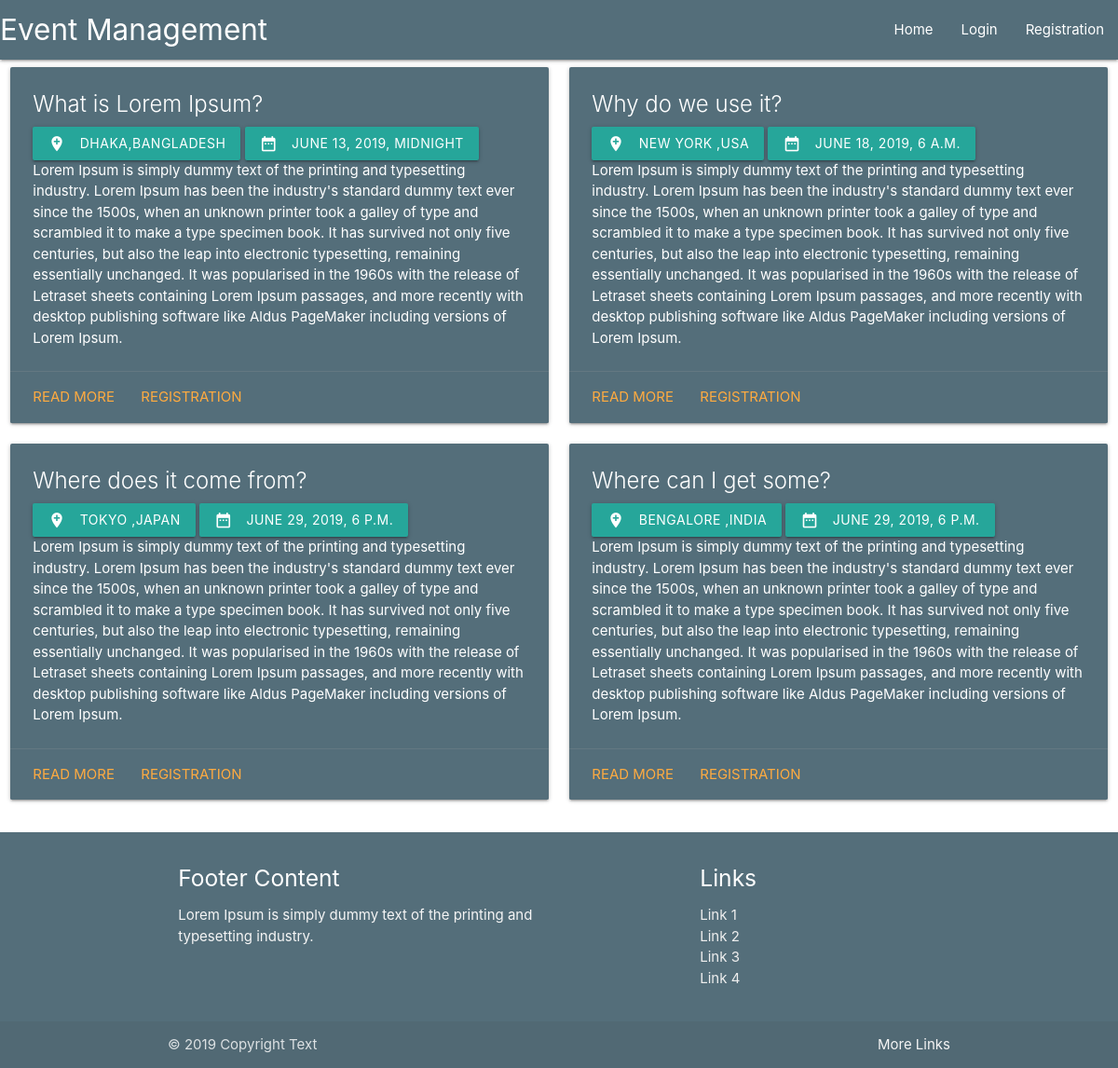
The page / on the database its author committed.
### events/models.py (models this page shows, shortened)
class Events(models.Model):
    event_title = models.CharField(max_length=250)
    event_date = models.DateTimeField('event date',default=datetime.now)
    event_location = models.CharField(max_length=250)
    event_description = models.TextField()

### events/views.py (the view)
# urls.py: path("", views.homepage, name="homepage"),
def homepage(request):
    return render(request=request,template_name="event/home.html",context={"events":Events.objects.all})

### events/templates/event/home.html
{% extends 'event/header.html' %}
{% block content %}
    <div class="row">
        {% for ev in events  %}
            <div class="col s12 m6 l6">
                <div class="card blue-grey darken-1">
                <div class="card-content white-text">
                    <span class="card-title">{{ev.event_title}}</span>
                    <a class="waves-effect waves-light btn"><i class="material-icons left">add_location</i>{{ev.event_location}}</a>
                    <a class="waves-effect waves-light btn"><i class="material-icons left">date_range</i>{{ev.event_date}}</a>
                    <p> {{ev.event_description | safe}} </p>
                </div>
                <div class="card-action">
                    <a href="#">Read More</a>
                    <a href="#">Registration</a>
                </div>
                </div>
            </div>
        {% endfor %}
    </div>
{% endblock  %}

### events/templates/event/header.html (shortened to what this page needs)
<head>
    <link rel="stylesheet" href="https://cdnjs.cloudflare.com/ajax/libs/materialize/1.0.0/css/materialize.min.css">
</head>
<body>
    <nav>
        <div style="background-color:#546E7A" class="nav-wrapper">
        <a href="/" class="brand-logo">Event Management</a>
        <ul id="nav-mobile" class="right hide-on-med-and-down">
            <li><a href="/">Home</a></li>
            <li><a href="login.html/">Login</a></li>
            <li><a href="registration.html">Registration</a></li>
        </ul>
        </div>
    </nav>
    {% block content %}
    {% endblock  %}
    <footer style="background-color:#546E7A" class="page-footer">
        <div class="container">
            <div class="row">
                <div class="col l6 s12">
                <h5 class="white-text">Footer Content</h5>
                <p class="grey-text text-lighten-4">Lorem Ipsum is simply dummy text of the printing and typesetting industry.</p>
                </div>
                <div class="col l4 offset-l2 s12">
                <h5 class="white-text">Links</h5>
                <ul>
                    <li><a class="grey-text text-lighten-3" href="#!">Link 1</a></li>
                    <li><a class="grey-text text-lighten-3" href="#!">Link 2</a></li>
                    <li><a class="grey-text text-lighten-3" href="#!">Link 3</a></li>
                    <li><a class="grey-text text-lighten-3" href="#!">Link 4</a></li>
                </ul>
                </div>
            </div>
            </div>
            <div class="footer-copyright">
            <div class="container">
            © 2019 Copyright Text
            <a class="grey-text text-lighten-4 right" href="#!">More Links</a>
            </div>
        </div>
    </footer>
</body>

### rows shown on the page
Events: event_title "What is Lorem Ipsum?", event_location "DHAKA,BANGLADESH", event_date "JUNE 13, 2019, MIDNIGHT", event_description "Lorem Ipsum is simply dummy text of the printing and typesetting industry. Lorem Ipsum has been the industry's standard dummy text ever since the 1500s, when an unknown printer took a galley of type and scrambled it to make a type specimen book. It has survived not only five centuries, but also the leap into electronic typesetting, remaining essentially unchanged. It was popularised in the 1960s with the release of Letraset sheets containing Lorem Ipsum passages, and more recently with desktop publishing software like Aldus PageMaker including versions of Lorem Ipsum."
Events: event_title "Why do we use it?", event_location "NEW YORK ,USA", event_date "JUNE 18, 2019, 6 A.M.", event_description "Lorem Ipsum is simply dummy text of the printing and typesetting industry. Lorem Ipsum has been the industry's standard dummy text ever since the 1500s, when an unknown printer took a galley of type and scrambled it to make a type specimen book. It has survived not only five centuries, but also the leap into electronic typesetting, remaining essentially unchanged. It was popularised in the 1960s with the release of Letraset sheets containing Lorem Ipsum passages, and more recently with desktop publishing software like Aldus PageMaker including versions of Lorem Ipsum."
Events: event_title "Where does it come from?", event_location "TOKYO ,JAPAN", event_date "JUNE 29, 2019, 6 P.M.", event_description "Lorem Ipsum is simply dummy text of the printing and typesetting industry. Lorem Ipsum has been the industry's standard dummy text ever since the 1500s, when an unknown printer took a galley of type and scrambled it to make a type specimen book. It has survived not only five centuries, but also the leap into electronic typesetting, remaining essentially unchanged. It was popularised in the 1960s with the release of Letraset sheets containing Lorem Ipsum passages, and more recently with desktop publishing software like Aldus PageMaker including versions of Lorem Ipsum."
Events: event_title "Where can I get some?", event_location "BENGALORE ,INDIA", event_date "JUNE 29, 2019, 6 P.M.", event_description "Lorem Ipsum is simply dummy text of the printing and typesetting industry. Lorem Ipsum has been the industry's standard dummy text ever since the 1500s, when an unknown printer took a galley of type and scrambled it to make a type specimen book. It has survived not only five centuries, but also the leap into electronic typesetting, remaining essentially unchanged. It was popularised in the 1960s with the release of Letraset sheets containing Lorem Ipsum passages, and more recently with desktop publishing software like Aldus PageMaker including versions of Lorem Ipsum."
